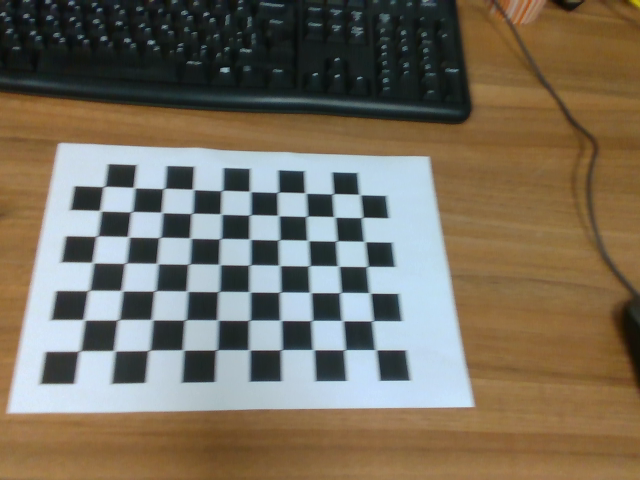
#> input picture src/fhsbg/fhsbg/calibration/image/0.png, 640 x 480 px; its folder holds only this picture in this run
$ python main.py   (older library calls are emulated)
#> lines starting #> are read from the running program, lines starting #| are printed output that depends on the picture; after the words box and inside, x2 and y2 are one past the last pixel; in counts of white or black regions, pixels touching at a corner belong together; long printed decimals are rounded
import cv2
import numpy as np
import glob
import pickle

# Get the list of calibration images
file_names = glob.glob("*.png")
pattern_size = (11 - 1, 8 - 1)
q = []

# Generate checkerboard (world) coordinates Q. The board has 25 x 18 fields with a size of 15x15mm
checkerboard = (11, 8)
objp = np.zeros(((checkerboard[1] - 1) * (checkerboard[0] - 1), 3), np.float32)
objp[:, :2] = np.mgrid[1:checkerboard[0], 1:checkerboard[1]].T.reshape(-1, 2)

Q = []

# Detect feature points
for i, fname in enumerate(file_names):
    print(f"Processing {fname}")

    img = cv2.imread(fname)
#> img is the input picture: shape (480, 640, 3); mean B, G, R 95.6, 111.6, 120.5
    gray = cv2.cvtColor(img, cv2.COLOR_BGR2GRAY)
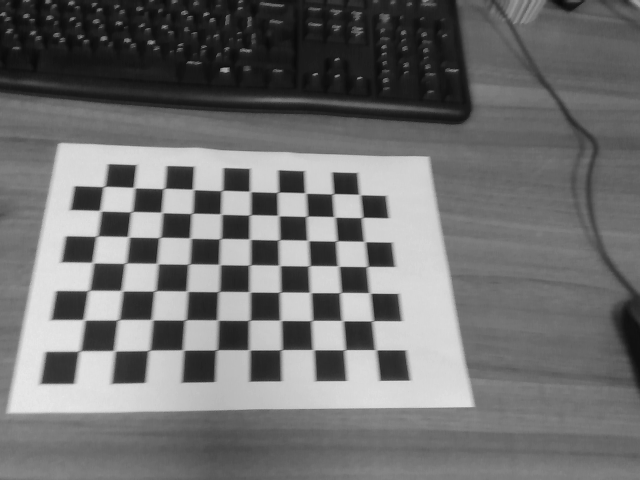
#> gray: shape (480, 640); min 9, max 233, mean 112.4

    # Find the chess board corners
    pattern_found, corners = cv2.findChessboardCorners(gray, pattern_size,
        cv2.CALIB_CB_ADAPTIVE_THRESH + cv2.CALIB_CB_NORMALIZE_IMAGE + cv2.CALIB_CB_FAST_CHECK)
#> pattern_found = True; corners = 70 rows, first 8: [377.2, 350.1], [346.1, 349.5], [314.6, 350.1], [282.4, 349.5], [250.4, 350.4], [217.6, 349.6], [183.1, 350], [149, 350.3]

    # Refine the found corner detections
    if pattern_found:
        corners = cv2.cornerSubPix(gray, corners, (11, 11), (-1, -1),
            (cv2.TERM_CRITERIA_EPS + cv2.TERM_CRITERIA_MAX_ITER, 30, 0.1))
#> corners = 70 rows, first 8: [375.6, 349.7], [344.6, 349.7], [313.1, 349.7], [281.3, 349.7], [249.1, 349.8], [216.5, 349.8], [183, 350], [149, 350.3]
        q.append(corners)
        Q.append(objp)
        print("Pattern found and refined")
    else:
        print("Pattern not found")

    # Display
    cv2.drawChessboardCorners(img, pattern_size, corners, pattern_found)
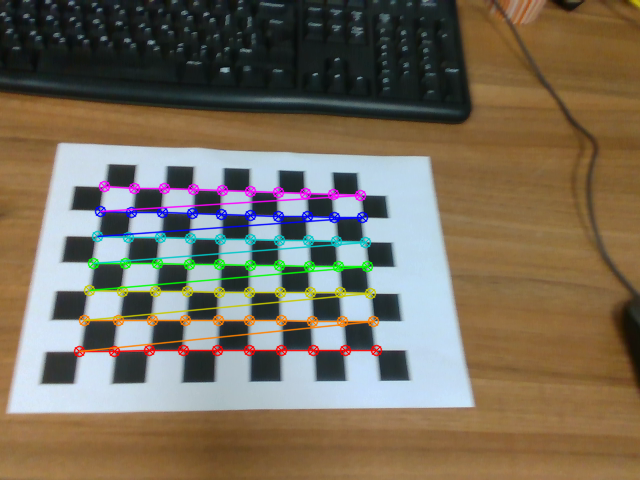
#> img: shape (480, 640, 3); 5.13% of pixels changed, all inside (x1, y1, x2, y2) = (73, 180, 383, 358)
    cv2.imshow('chessboard detection', img)
    cv2.waitKey(0)

# Check if we have enough points for calibration
if len(Q) == 0 or len(q) == 0:
    print("No patterns were detected in any image. Please check your images and pattern size.")
else:
    # Intrinsic camera matrix and distortion coefficients
    K = np.eye(3, dtype=np.float32)
    k = np.zeros(5, dtype=np.float32)

    # Calibration
    print("Calibrating...")
    flags = (cv2.CALIB_FIX_ASPECT_RATIO + cv2.CALIB_FIX_K3 +
             cv2.CALIB_ZERO_TANGENT_DIST + cv2.CALIB_FIX_PRINCIPAL_POINT)
    frame_size = (1440, 1080)

    ret, K, k, rvecs, tvecs = cv2.calibrateCamera(Q, q, frame_size, K, k, flags=flags)
#> ret = 2.62; K = [[1338.7, 0, 719.5], [0, 1338.7, 539.5], [0, 0, 1]]; k = [-0.765, 0.659, 0, 0, 0]; rvecs = ([-0.819, 0.673, 2.82],); tvecs = ([-8.18, -4.2, 33.8],)

    print(f"Reprojection error = {ret}\nK =\n{K}\nk =\n{k}")
#| Reprojection error = 2.624
#| K =
#| [[1.33872398e+03 0.00000000e+00 7.19500000e+02]
#|  [0.00000000e+00 1.33872398e+03 5.39500000e+02]
#|  [0.00000000e+00 0.00000000e+00 1.00000000e+00]]
#| k =
#| [[-0.7654]
#|  [ 0.6585]
#|  [ 0.        ]
#|  [ 0.        ]
#|  [ 0.        ]]

    # Save calibration results
    calibration_data = {
        "cameraMatrix": K,
        "dist": k
    }
#> calibration_data = {'cameraMatrix': [[1338.7, 0, 719.5], [0, 1338.7, 539.5], [0, 0, 1]], 'dist': [-0.765, 0.659, 0, 0, 0]}

    with open('/home/naor/Desktop/naor/study/fhsbg/calibration/calibration.pkl', 'wb') as f:
        pickle.dump(calibration_data, f)

    with open('/home/naor/Desktop/naor/study/fhsbg/calibration/cameraMatrix.pkl', 'wb') as f:
        pickle.dump(K, f)

    with open('/home/naor/Desktop/naor/study/fhsbg/calibration/dist.pkl', 'wb') as f:
        pickle.dump(k, f)

    # Precompute lens correction interpolation
    mapX, mapY = cv2.initUndistortRectifyMap(K, k, None, K, frame_size, cv2.CV_32FC1)
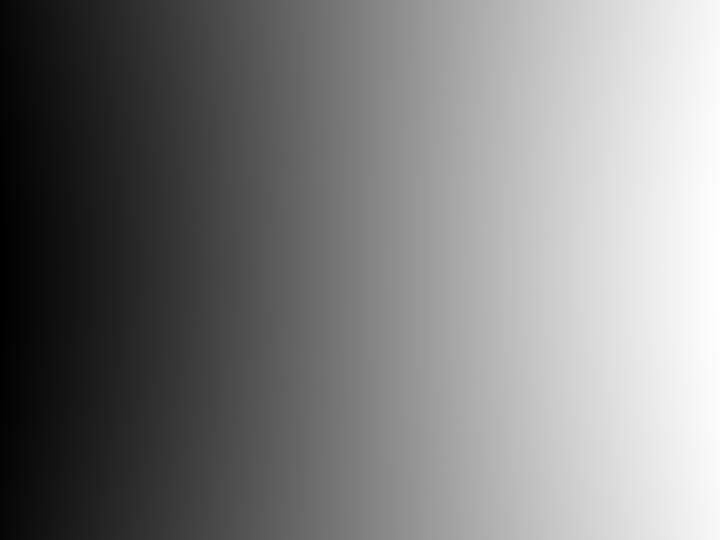
#> mapX: shape (1080, 1440) float32 (shown at 1/2 size); min 119.5, max 1319.5, mean 719.5; drawn with min black and max white
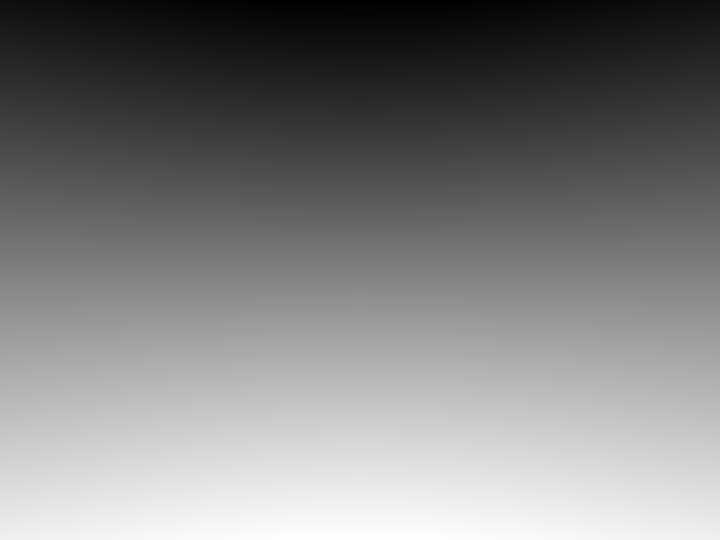
#> mapY: shape (1080, 1440) float32 (shown at 1/2 size); min 57.69, max 1021.3, mean 539.5; drawn with min black and max white

    # Show lens corrected images
    for fname in file_names:
        print(fname)

        img = cv2.imread(fname)
        img_undistorted = cv2.remap(img, mapX, mapY, cv2.INTER_LINEAR)
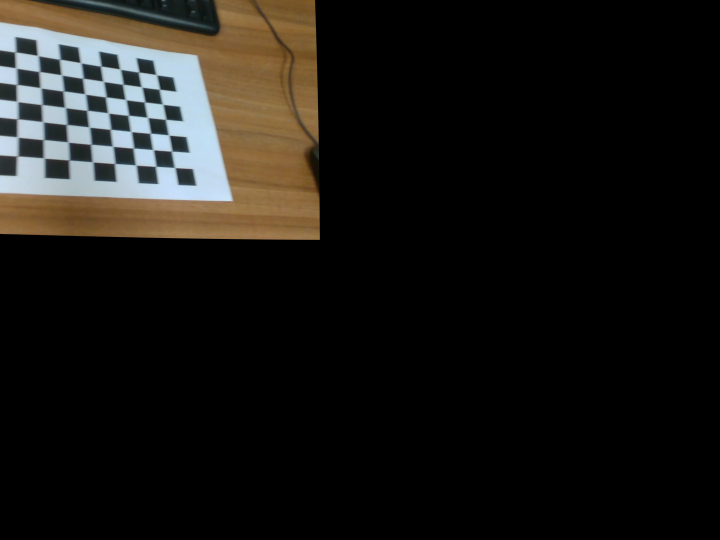
#> img_undistorted: shape (1080, 1440, 3) (shown at 1/2 size); mean B, G, R 20.7, 23.8, 25.4

        # Display
        cv2.imshow('undistorted image', img_undistorted)
        cv2.waitKey(0)

$ run again, on src/fhsbg/fhsbg/calibration/image/12.png
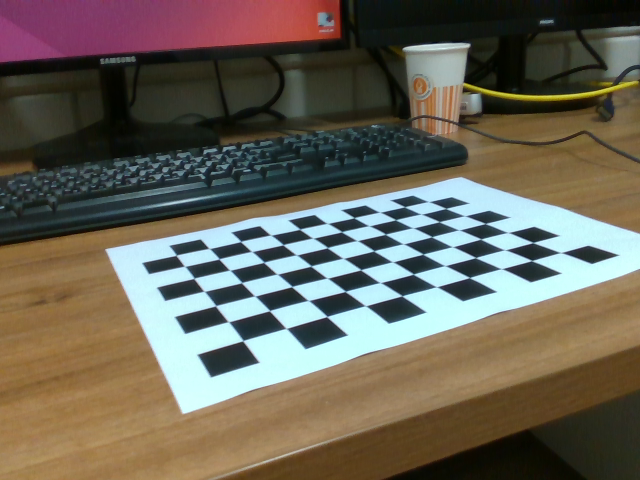
#> input picture src/fhsbg/fhsbg/calibration/image/12.png, 640 x 480 px
#> img is the input picture: shape (480, 640, 3); mean B, G, R 87.7, 100.8, 106.1
#> `gray = cv2.cvtColor(img, cv2.COLOR_BGR2GRAY)`:
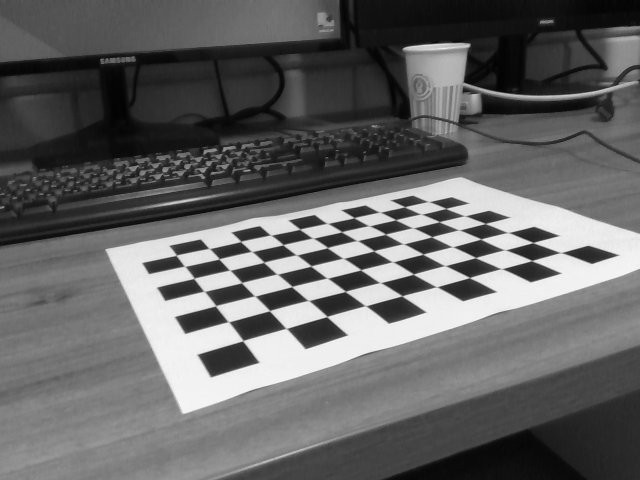
#> gray: shape (480, 640); min 2, max 247, mean 100.8
#> `pattern_found, corners = cv2.findChessboardCorners(gray, pattern_size,..`: pattern_found = True; corners = 70 rows, first 8: [560.5, 252.5], [531.7, 260.4], [499.1, 268.6], [469.4, 277.4], [434.6, 286.6], [402.1, 296.1], [367.1, 306], [326.6, 316.5]
#> `corners = cv2.cornerSubPix(gray, corners, (11, 11), (-1, -1), (cv2.TER..`: corners = 70 rows, first 8: [560.7, 252.5], [531.8, 260.5], [501.5, 268.6], [469.5, 277.5], [436.6, 286.8], [401.9, 295.8], [365.5, 305.8], [326.9, 316.5]
#> img: shape (480, 640, 3); 4.51% of pixels changed, all inside (x1, y1, x2, y2) = (168, 198, 568, 348)
#> ret = 5.72; K = [[802.5, 0, 719.5], [0, 802.5, 539.5], [0, 0, 1]]; k = [-0.424, 0.136, 0, 0, 0]; rvecs = ([-0.862, 0.826, 2.1],); tvecs = ([-2.73, -6.79, 19.03],)
#| Reprojection error = 5.716
#| K =
#| [[802.545   0.         719.5       ]
#|  [  0.         802.545 539.5       ]
#|  [  0.           0.           1.        ]]
#| k =
#> (further printed lines are left out)
#> calibration_data = {'cameraMatrix': [[802.5, 0, 719.5], [0, 802.5, 539.5], [0, 0, 1]], 'dist': [-0.424, 0.136, 0, 0, 0]}
#> `img_undistorted = cv2.remap(img, mapX, mapY, cv2.INTER_LINEAR)`:
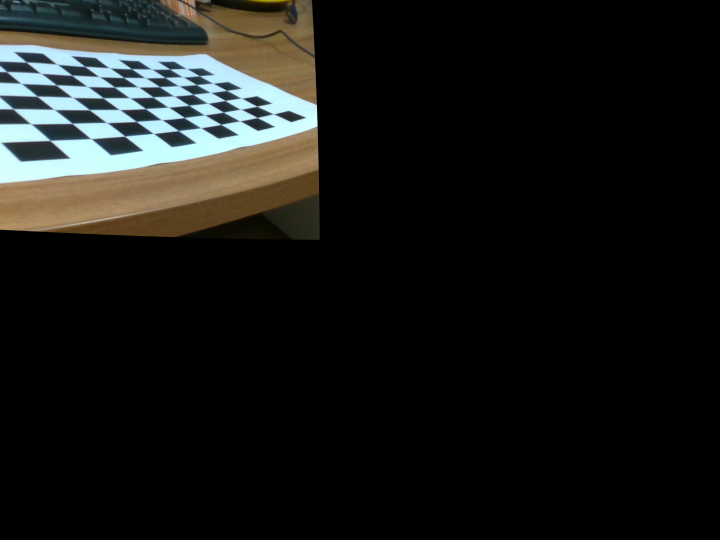
#> img_undistorted: shape (1080, 1440, 3) (shown at 1/2 size); mean B, G, R 21.9, 24.1, 23

$ run again, on src/fhsbg/fhsbg/calibration/image/13.png
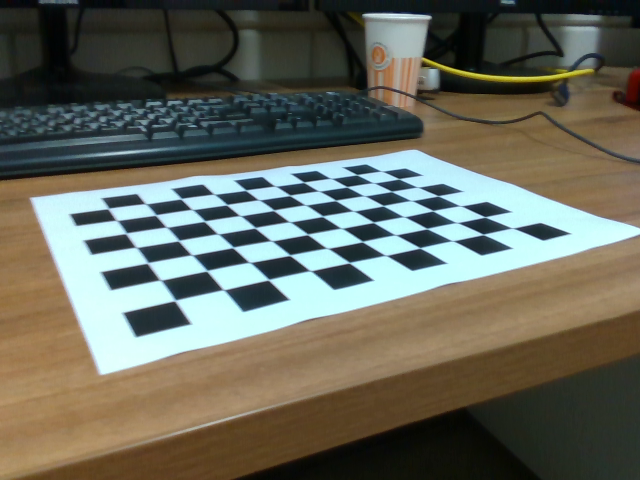
#> input picture src/fhsbg/fhsbg/calibration/image/13.png, 640 x 480 px
#> img is the input picture: shape (480, 640, 3); mean B, G, R 92.5, 104.8, 103.2
#> `gray = cv2.cvtColor(img, cv2.COLOR_BGR2GRAY)`:
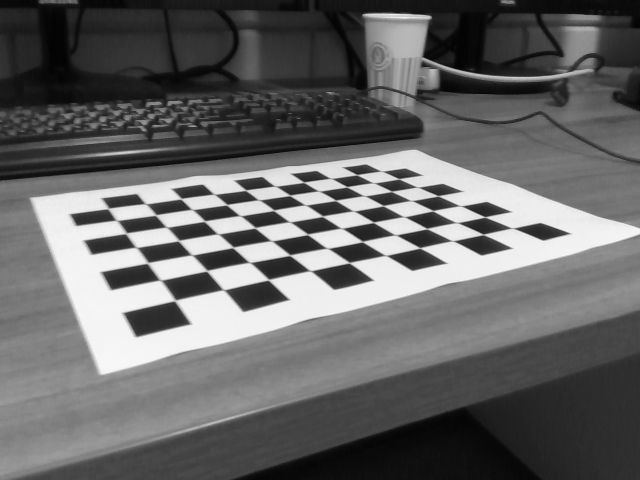
#> gray: shape (480, 640); min 2, max 248, mean 102.8
#> `pattern_found, corners = cv2.findChessboardCorners(gray, pattern_size,..`: pattern_found = True; corners = 70 rows, first 8: [511.9, 228.1], [483.1, 234.4], [453.1, 240.7], [419.9, 247.8], [385, 255.4], [349.3, 262.6], [310.5, 271], [268.6, 279.6]
#> `corners = cv2.cornerSubPix(gray, corners, (11, 11), (-1, -1), (cv2.TER..`: corners = 70 rows, first 8: [512.5, 228.1], [483.3, 234.4], [452.7, 240.7], [419.9, 247.8], [385.7, 255.4], [349.3, 262.6], [310.3, 270.8], [268.5, 279.6]
#> img: shape (480, 640, 3); 4.8% of pixels changed, all inside (x1, y1, x2, y2) = (100, 168, 520, 307)
#> ret = 6.24; K = [[795.4, 0, 719.5], [0, 795.4, 539.5], [0, 0, 1]]; k = [-0.328, 0.0828, 0, 0, 0]; rvecs = ([-0.905, 0.801, 2.1],); tvecs = ([-3.91, -7.35, 18.74],)
#| Reprojection error = 6.241
#| K =
#| [[795.437   0.         719.5       ]
#|  [  0.         795.437 539.5       ]
#|  [  0.           0.           1.        ]]
#| k =
#> (further printed lines are left out)
#> calibration_data = {'cameraMatrix': [[795.4, 0, 719.5], [0, 795.4, 539.5], [0, 0, 1]], 'dist': [-0.328, 0.0828, 0, 0, 0]}
#> `img_undistorted = cv2.remap(img, mapX, mapY, cv2.INTER_LINEAR)`:
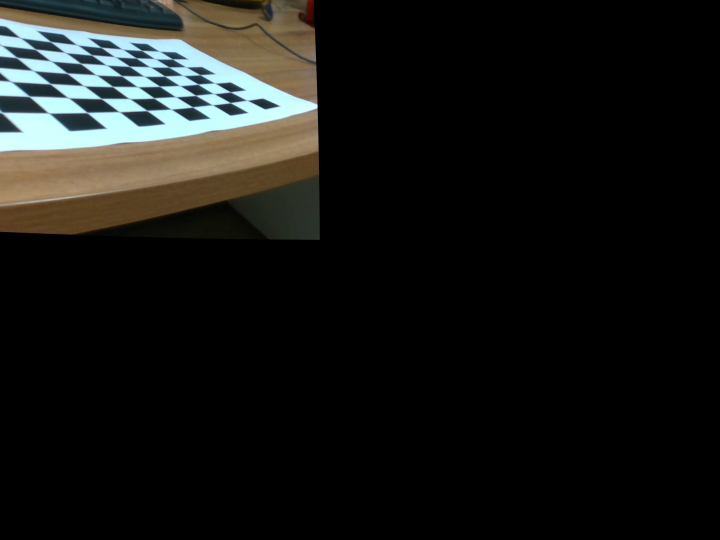
#> img_undistorted: shape (1080, 1440, 3) (shown at 1/2 size); mean B, G, R 21, 23.3, 22.5

$ run again, on src/fhsbg/fhsbg/calibration/image/14.png
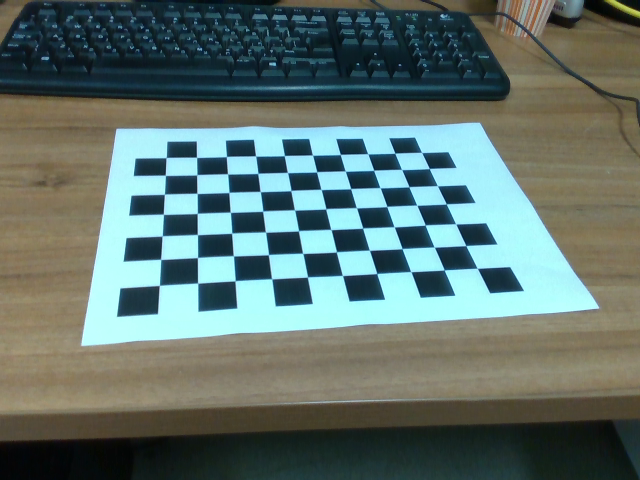
#> input picture src/fhsbg/fhsbg/calibration/image/14.png, 640 x 480 px
#> img is the input picture: shape (480, 640, 3); mean B, G, R 109.3, 114.9, 96.4
#> `gray = cv2.cvtColor(img, cv2.COLOR_BGR2GRAY)`:
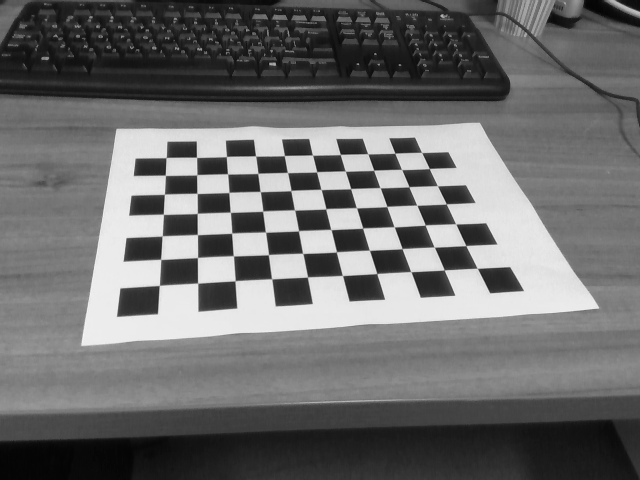
#> gray: shape (480, 640); min 4, max 246, mean 108.7
#> `pattern_found, corners = cv2.findChessboardCorners(gray, pattern_size,..`: pattern_found = True; corners = 70 rows, first 8: [477.5, 268.4], [444.3, 269.8], [410.9, 271.7], [376.9, 273.5], [342.5, 275.5], [307.5, 276.9], [271.7, 278.8], [235.1, 280.8]
#> `corners = cv2.cornerSubPix(gray, corners, (11, 11), (-1, -1), (cv2.TER..`: corners = 70 rows, first 8: [477.3, 268.3], [444.3, 269.9], [410.8, 271.6], [376.8, 273.5], [342.4, 275.5], [307.5, 276.9], [271.6, 278.8], [235.1, 280.7]
#> img: shape (480, 640, 3); 5.11% of pixels changed, all inside (x1, y1, x2, y2) = (153, 146, 484, 292)
#> ret = 2.27; K = [[870.8, 0, 719.5], [0, 870.8, 539.5], [0, 0, 1]]; k = [-0.381, 0.118, 0, 0, 0]; rvecs = ([-0.93, 0.699, 2.55],); tvecs = ([-5.37, -6.57, 22.14],)
#| Reprojection error = 2.268
#| K =
#| [[870.841   0.        719.5      ]
#|  [  0.        870.841 539.5      ]
#|  [  0.          0.          1.       ]]
#| k =
#> (further printed lines are left out)
#> calibration_data = {'cameraMatrix': [[870.8, 0, 719.5], [0, 870.8, 539.5], [0, 0, 1]], 'dist': [-0.381, 0.118, 0, 0, 0]}
#> `img_undistorted = cv2.remap(img, mapX, mapY, cv2.INTER_LINEAR)`:
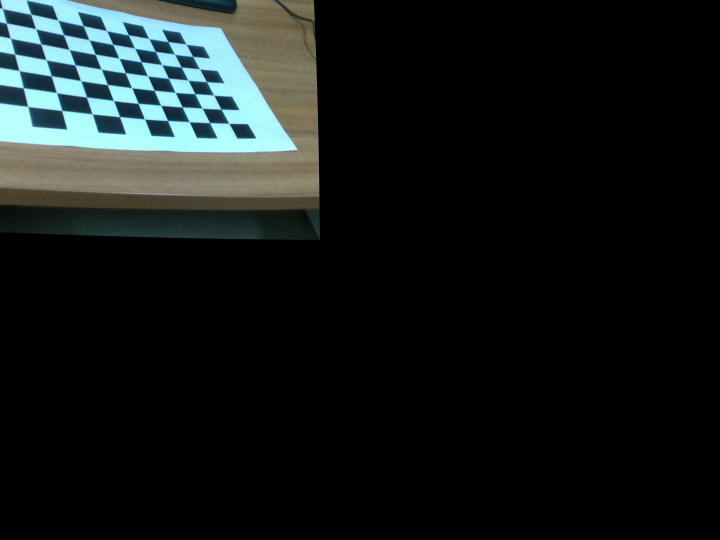
#> img_undistorted: shape (1080, 1440, 3) (shown at 1/2 size); mean B, G, R 25.1, 25.7, 20.5
